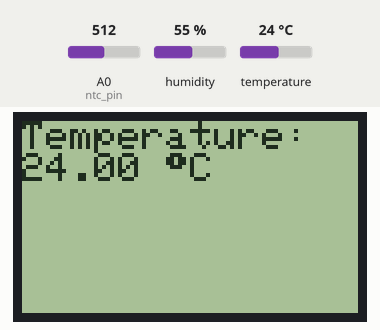
Bench run of a program on a simulated Arduino Uno, built with avr-gcc and run on an emulated ATmega328P. Shown: 84×48 one-colour display. The inputs (shaded band) are chosen by the test bench; at power-on: temperature 24 °C, A0 (ntc_pin) = 512, humidity 55 %. What the program prints to the serial monitor is not drawn.

Above: at 3.2 s.
3.3 s: temperature set to 12 °C
At 8.0 s:
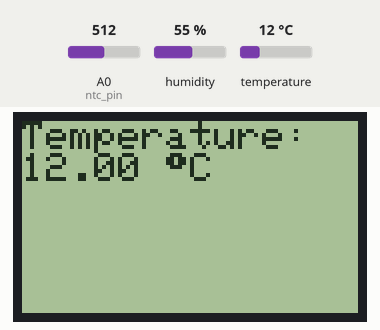
11.8 s: A0 (ntc_pin) set to 716
At 14.8 s:
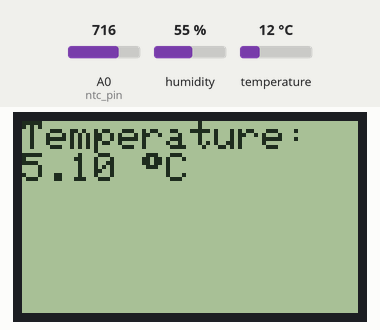
16.9 s: temperature set to 19 °C
At 20.5 s:
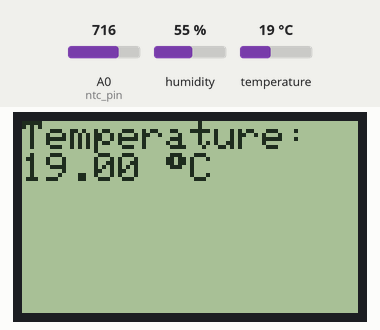
24.0 s: A0 (ntc_pin) set to 900
At 27.3 s:
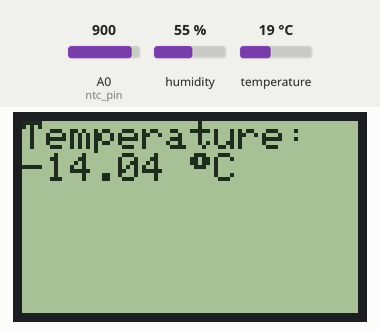
29.2 s: temperature set to 28 °C
At 33.1 s:
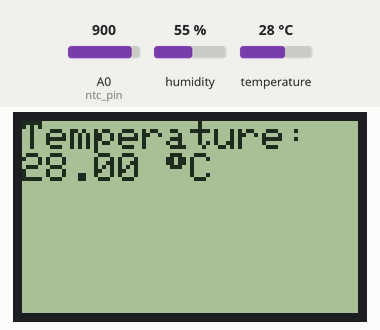
36.3 s: A0 (ntc_pin) set to 1023
At 39.8 s:
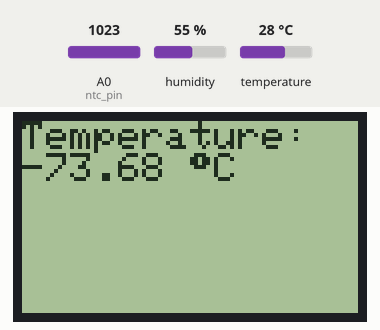
Timing chart, 0 to 41.3 s (numbered marks = the images above; inputs shaded):
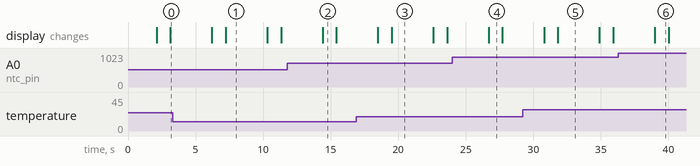

Measured:
- after the input at 3.3 s, the display: first differs from a run without the input after 3.9 s (image 1)
- after the input at 11.8 s, the display: changes after 2.6 s (image 2)
- after the input at 16.9 s, the display: first differs from a run without the input after 2.6 s (image 3)
- after the input at 24.0 s, the display: changes after 2.7 s (image 4)
- after the input at 29.2 s, the display: first differs from a run without the input after 2.6 s (image 5)
- after the input at 36.3 s, the display: changes after 2.7 s (image 6)
- what the display in image 1 shows lasts 3.1 s, from 7.2 s to 10.3 s

The program:

main.cpp
```cpp
#include <Arduino.h>

#include <Adafruit_GFX.h>     // Include the Adafruit GFX library
#include <Adafruit_PCD8544.h> // Include the Adafruit PCD8544 library for Nokia 5110 LCD
#include <DHT.h>             // La librería principal del DHT
#include <DHT_U.h>           // La librería de DHT para sensores DHT21, DHT22, etc.

bool logging_enabled = true; // Enable or disable logging to Serial Monitor

// NTC data
const int ntc_pin = A0; // Pin for the NTC thermistor
const float ntc_R0 = 8300; // 9325.7; // NTC thermistor resistance at reference temperature (25 degrees Celsius), it should be 10 000.
const float ntc_T0 = 298.15; // Reference temperature in Kelvin (25 degrees Celsius + 273.15)
const float ntc_BETA = 4288.4; // 3950; // Beta value for the NTC thermistor
const float ntc_R_ref = 9990; // actual value of the 10K resistence used in the voltage divider (it seems to go up with temperature)

const float VCC = 5; // Voltage Common Collector = Positive alimentation of the circuit (5V for Arduino Uno)
float adcToVoltageFactor = VCC / 1024; // Factor to convert ADC value to voltage (values goes from 0 to 1023, so it has 1024 steps)

// DHT21 component data
const int dht_pin = 8;
#define DHTPIN 8     // Pin digital donde conectaste el cable de datos del DHT
#define DHTTYPE DHT21 // Tipo de sensor DHT (DHT11, DHT21, DHT22)

DHT dht(DHTPIN, DHTTYPE); // Inicializa el objeto DHT

// Nokia 5110 data
const int display_pin_RST = 2; // Reset pin for the LCD
const int display_pin_CE = 3; // Chip Enable pin for the LCD
const int display_pin_DC = 4; // Data/Command pin for the LCD
const int display_pin_DIN = 5; // Data In pin for the LCD
const int display_pin_CLK = 6; // Clock pin for the LCD

// function declarations
void printText(String text);
void logValue(String label, float value);
float calculateTemperature();
float readTemperature();
float calculateVoltage(float adcValue);

// define pins of the display, CLK, DIN, DC, CE, RST
Adafruit_PCD8544 display(display_pin_CLK, display_pin_DIN, display_pin_DC, display_pin_CE, display_pin_RST);

// define display dimensions (for clarity and for calculus)
#define DISPLAY_WIDTH 84  // Width of the Nokia 5110 LCD in pixels
#define DISPLAY_HEIGHT 48  // Height of the Nokia 5110 LCD in pixels


void setup() {
  Serial.begin(9600);

  pinMode(ntc_pin, INPUT); // Set the NTC pin as input
  pinMode(dht_pin, INPUT); // Set the DHT21 pin as input

  // Initialize the Nokia 5110 LCD
  display.begin(); // initialize SPI communication
  display.setContrast(40); // Set contrast for better visibility, from 40 to 60
  display.clearDisplay(); // Clear the display buffer
  //display.setCursor(0, 0);

  printText("Display OK!");
  delay(2000); // Wait for 2 seconds to show the initial message
}

void loop() {
  float temperature = calculateTemperature();
  printText("Temperature:\n" + String(temperature, 2) + " " + (char)247 + "C\n\n");

  delay(1000); // Wait for a a little bit
  temperature = readTemperature();
  printText("Temperature:\n" + String(temperature, 2) + " " + (char)247 + "C\n\n");

  delay(3000); // Wait
}

void printText(String text) {
  display.clearDisplay(); // Clear the display buffer before printing new text
  display.setTextSize(1); // Set text size to 1
  display.setTextColor(BLACK); // Set text color to black (for monochromatic screen BLACK means pixel ON)
  display.setCursor(0, 0); // Set cursor to the top-left corner
  display.print(text); // Print the text on the display
  display.display();
}

void logValue(String label, float value) {
  if (logging_enabled) {
    Serial.print(label);
    Serial.print(": ");
    Serial.println(value);
  }
}

float calculateTemperature() {
  Serial.print("Calculating temperature...\n");

  // Read the analog value from the NTC thermistor
  float adcValue = (float)analogRead(ntc_pin);
  logValue("ADC Value", adcValue);

  // Convert the ADC value to voltage
  float adc_voltage = calculateVoltage(adcValue);
  logValue("ADC Voltage", adc_voltage);

  // Calculate the resistance of the NTC thermistor
  //float ntc_R = (ntc_R_ref * (VCC-adc_voltage)) / adc_voltage;
  float ntc_R = (ntc_R_ref * adc_voltage) / (VCC-adc_voltage);
  logValue("NTC Resistance", ntc_R);

  // Calculate the temperature in Kelvin using the Beta formula
  // T_k = 1 / (1/T_0 + 1/B_value * log(R_ntc/R_0)) -->
  float temperature_K = 1. / ((1./ntc_T0) + (1./ntc_BETA) * log(ntc_R / ntc_R0));


  // Convert Kelvin to Celsius
  float temperature_C = temperature_K - 273.15;
  logValue("Temperature in Celsius", temperature_C);

  return temperature_C;
}

float calculateVoltage(float adcValue) {
  // Convert the ADC value to voltage
  return adcValue * adcToVoltageFactor; // V = ADC value * (VCC / 1024)
}

float readTemperature() {
  Serial.println("Reading DHT Sensor...");

  // Leer la humedad
  //float h = dht.readHumidity();
  // Leer la temperatura en Celsius
  float t = dht.readTemperature();

  //if (isnan(h) || isnan(t)) {
  if (isnan(t)) {
    Serial.println("Failed to read from DHT sensor!");
    // Puedes mostrar un error en el LCD si quieres
    // printText("DHT Read Error!");
    return 0.0; // Retorna 0.0 en caso de error
  }

  //logValue("Humidity", h);
  logValue("Temperature", t);

  return t; // Placeholder for actual temperature reading logic
}
```
